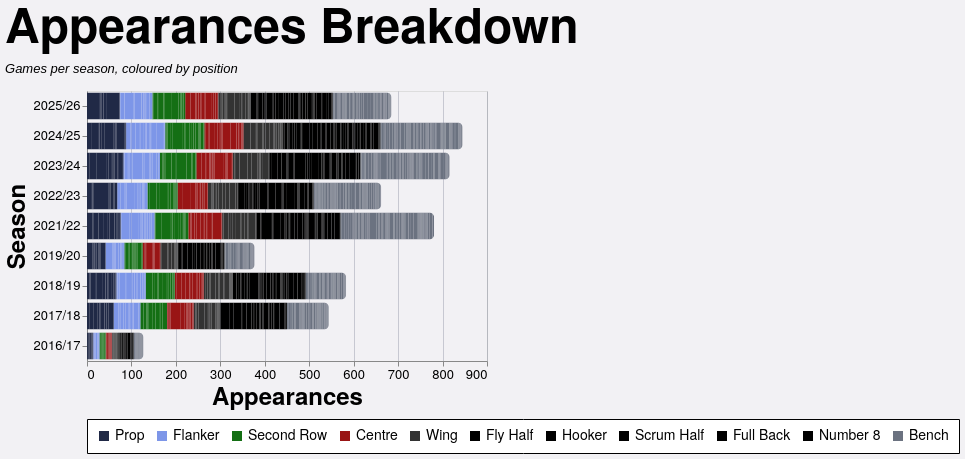

Specify this chart in Vega-Lite:
### Vega-Lite specification from a JSON file in a GitHub repository (floating-point values rounded to 4 significant figures; data arrays with more than 128 entries replaced by an {"elided": "..."} marker saying what was removed)
{"config": {"axis": {"labelFont": "PT Sans Narrow, Helvetica Neue, Helvetica, Arial, sans-serif", "titleFont": "PT Sans Narrow, Helvetica Neue, Helvetica, Arial, sans-serif", "labelFontSize": 13, "titleFontSize": 24, "gridColor": "#202947", "gridOpacity": 0.2, "zindex": 1}, "text": {"font": "Lato, sans-serif"}, "bar": {"cornerRadiusEnd": 5}, "header": {"labelFont": "PT Sans Narrow, Helvetica Neue, Helvetica, Arial, sans-serif", "titleFont": "PT Sans Narrow, Helvetica Neue, Helvetica, Arial, sans-serif", "labelFontSize": 24, "titleFontSize": 28, "labelFontWeight": "bold", "orient": "left"}, "legend": {"labelFont": "PT Sans Narrow, Helvetica Neue, Helvetica, Arial, sans-serif", "titleFont": "PT Sans Narrow, Helvetica Neue, Helvetica, Arial, sans-serif", "labelFontSize": 14, "titleFontSize": 16, "titlePadding": 5, "fillColor": "white", "strokeColor": "black", "padding": 10, "titleFontWeight": "lighter", "titleFontStyle": "italic", "titleColor": "gray", "offset": 10}, "title": {"font": "PT Sans Narrow, Helvetica Neue, Helvetica, Arial, sans-serif", "fontSize": 48, "fontWeight": "bold", "anchor": "start", "align": "center", "titlePadding": 20, "subtitlePadding": 10, "subtitleFontSize": 13, "subtitleColor": "", "subtitleFontStyle": "italic", "offset": 15, "color": "black"}, "axisX": {"labelAngle": 0}, "facet": {"title": null, "header": null, "align": {"row": "each", "column": "each"}}, "resolve": {"scale": {"y": "independent", "facet": "independent"}}, "background": "#f2f1f4", "scale": {"offsetBandPaddingOuter": 0.2, "offsetBandPaddingInner": 0.1}}, "data": {"name": "data-fb5e51db5b5d87297a13bd86021e1f56"}, "mark": {"type": "bar"}, "encoding": {"color": {"field": "color_value", "legend": {"orient": "bottom", "title": null}, "scale": {"domain": ["Prop", "Flanker", "Second Row", "Centre", "Wing", "Fly Half", "Hooker", "Scrum Half", "Full Back", "Number 8", "Bench"], "range": ["#202946", "#7d96e8", "#146f14", "#991515", "#333333", "#000000", "#000000", "#000000", "#000000", "#000000", "#6b7280"]}, "type": "nominal"}, "order": {"field": "stack_order", "type": "quantitative"}, "tooltip": [{"field": "player", "title": "Player", "type": "nominal"}, {"field": "season", "title": "Season", "type": "nominal"}, {"field": "color_value", "title": "Position", "type": "nominal"}, {"aggregate": "sum", "field": "apps", "title": "Appearances", "type": "quantitative"}], "x": {"aggregate": "sum", "field": "apps", "title": "Appearances", "type": "quantitative"}, "y": {"field": "season", "sort": {"field": "season_sort", "op": "max", "order": "descending"}, "title": "Season", "type": "nominal"}}, "height": {"step": 30}, "title": {"text": "Appearances Breakdown", "subtitle": "Games per season, coloured by position"}, "width": 400, "$schema": "https://vega.github.io/schema/vega-lite/v5.20.1.json", "datasets": {"data-fb5e51db5b5d87297a13bd86021e1f56": {"elided": "2535 records"}}}
